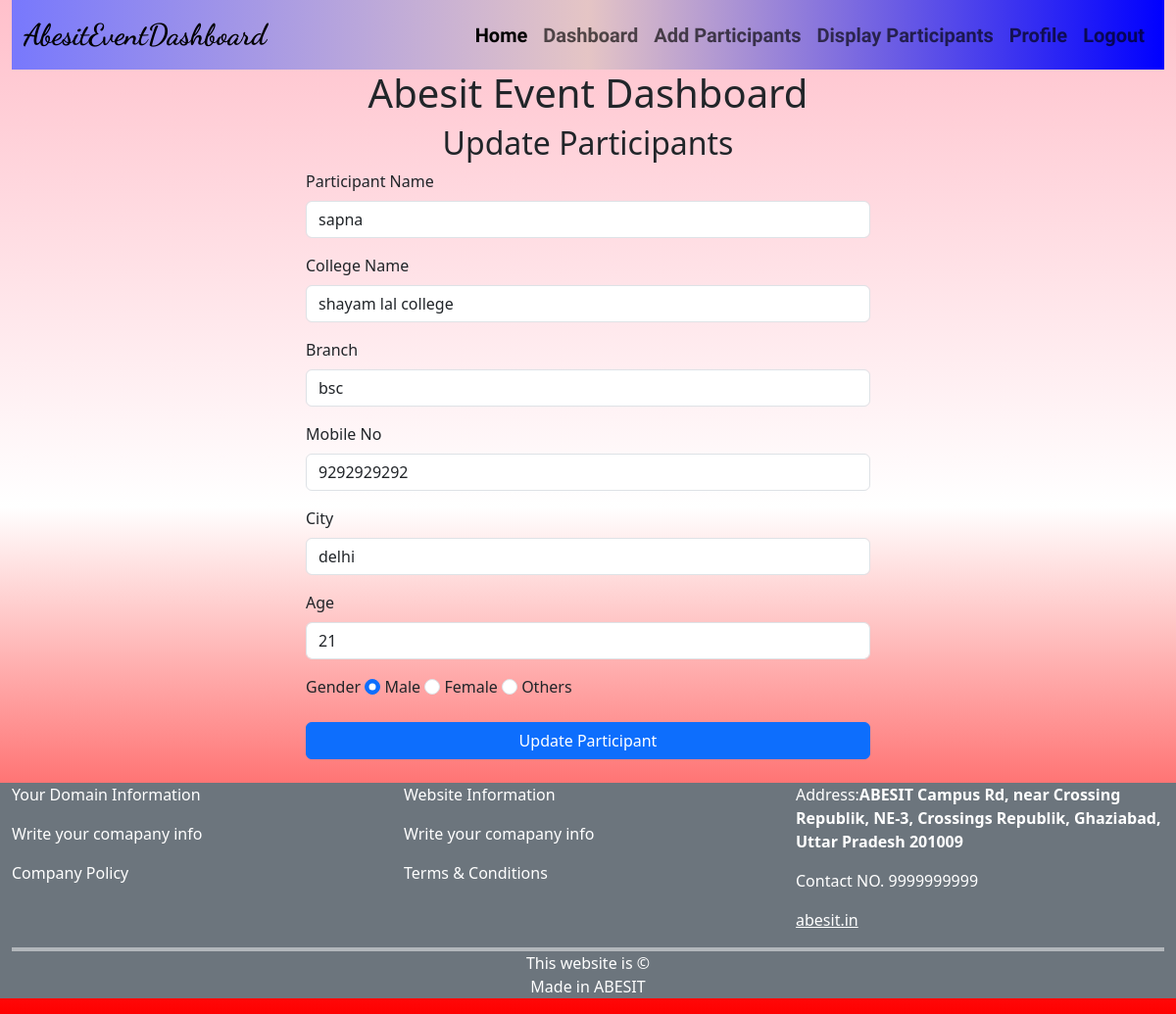
/ABESIT_DASHBOARD/Dashboard/Update.php?participant_id=101 (signed in), run on the app's committed database.
### tables this page shows
CREATE TABLE `participants_tb` (
  `id` int(3) NOT NULL,
  `name` varchar(20) NOT NULL,
  `collegename` varchar(30) NOT NULL,
  `branch` varchar(10) NOT NULL,
  `mobile` varchar(10) NOT NULL,
  `city` varchar(20) NOT NULL,
  `age` int(2) NOT NULL,
  `gender` enum('m','f','o') NOT NULL
);

### ABESIT_DASHBOARD/Dashboard/Update.php (the view, shortened to what this page needs)
<!DOCTYPE html>
<html lang="en">
<head>
  <link href="https://cdn.jsdelivr.net/npm/bootstrap@5.3.3/dist/css/bootstrap.min.css" rel="stylesheet">
  <link rel="stylesheet" href="style.css">
</head>
<body style="background-image: linear-gradient(pink, white, red);">
  <?php include 'Dashheader.php';
  ?>
<div class="container w-50 mb-4">
    <h2 class="text-center">Update Participants</h2>
    <?php
      include('../Connection.php');
      $id = $_REQUEST['participant_id'];
      $sql = "select * from participants_tb where id=$id";
      $result = $conn->query($sql);
      while($row = $result->fetch_assoc()){
      $name     = $row['name'];
      $collegename  = $row['collegename'];
      $branch   = $row['branch'];
      $mobile   = $row['mobile'];
      $city     = $row['city'];
      $age      = $row['age'];
      }
  ?>
    <form method="post">
      <div class="mb-3">
        <label class="form-label">Participant Name</label>
        <input type="text" class="form-control" name="name" placeholder="Enter name here" value="<?php echo $name; ?>" required>
      </div>
      <div class="mb-3">
        <label class="form-label">College Name</label>
        <input type="text" class="form-control" name="colname" placeholder="Enter college name here" value="<?php echo $collegename; ?>" required>
      </div>
      <div class="mb-3">
        <label class="form-label">Branch</label>
        <input type="text" class="form-control" name="branch" placeholder="Enter branch here"  value="<?php echo $branch; ?>"  required>
      </div>
      <div class="mb-3">
        <label class="form-label">Mobile No</label>
        <input type="number" class="form-control" name="mobile" placeholder="Enter mobile here" value="<?php echo $mobile; ?>"  required>
      </div>
      <div class="mb-3">
        <label class="form-label">City</label>
        <input type="text" class="form-control" name="city" placeholder="Enter city here" value="<?php echo $city; ?>"  required>
      </div>
      <div class="mb-3">
        <label class="form-label">Age</label>
        <input type="number" class="form-control" name="age" placeholder="Enter Age here" value="<?php echo $age; ?>"  required>
      </div>
      <div class="mb-3">
        <label class="form-label">Gender</label>
        <input type="radio" class="form-check-input" name="gender" value="m" checked> Male
        <input type="radio" class="form-check-input" name="gender" value="f"> Female
        <input type="radio" class="form-check-input" name="gender" value="o"> Others
      </div>
      <button type="submit" class="btn btn-primary w-100">Update Participant</button>
    </form>
  </div>
<?php include 'Dashfooter.php'; ?>
</body>
</html>

### data on the page
participants_tb: name "sapna", colname "shayam lal college", branch "bsc", mobile "9292929292", city "delhi", age "21"
